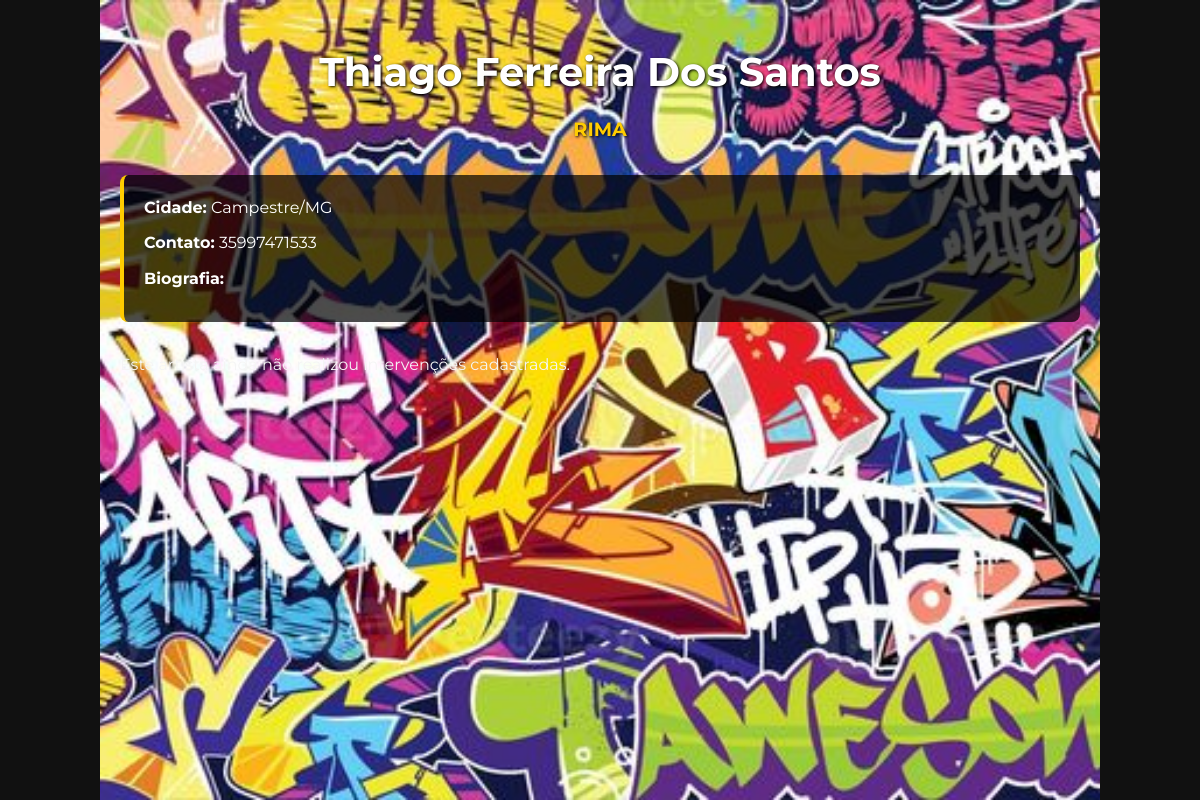
/artista/3/, run on the app's committed database.
### biblioteca/models.py (models this page shows, shortened)
class ArtistaDeRua(models.Model):
    nome = models.CharField(max_length=100)
    estilo = models.ForeignKey(EstiloArte, on_delete=models.CASCADE)
    cidade = models.ForeignKey(Cidade, on_delete=models.CASCADE)
    contato = models.CharField(max_length=100, blank=True)
    redes_sociais = models.CharField(max_length=200, blank=True)
    biografia = models.TextField(blank=True)

class EstiloArte(models.Model):
    nome = models.CharField(max_length=100)

class Cidade(models.Model):
    nome = models.CharField(max_length=100)
    uf = models.CharField(max_length=2)
    def __str__(self):
        return f"{self.nome}/{self.uf}"

### biblioteca/views.py (the view)
# urls.py: path('artista/<int:pk>/', views.perfil_artista, name='perfil_artista'),  # ← aqui tá o ajuste
def perfil_artista(request, pk):
    artista = get_object_or_404(ArtistaDeRua, pk=pk)
    intervencoes = IntervencaoArtistica.objects.filter(artista=artista, visivel=True)
    return render(request, 'biblioteca/perfil_artista.html', {
        'artista': artista,
        'intervencoes': intervencoes
    })

### biblioteca/templates/biblioteca/perfil_artista.html (shortened to what this page needs)
{% extends 'biblioteca/base.html' %}
{% load static %}
{% block content %}
<main class="perfil-container">
  <div class="banner-perfil">
    <h2>{{ artista.nome }}</h2>
    <p class="estilo">{{ artista.estilo.nome }}</p>
  </div>
  <div class="perfil-info">
    <p><strong>Cidade:</strong> {{ artista.cidade }}</p>
    <p><strong>Contato:</strong> {{ artista.contato }}</p>
    <p><strong>Biografia:</strong> {{ artista.descricao }}</p>
  </div>
  {% if artista.intervencao_set.all %}
    <div class="intervencoes">
      <h3>Intervenções Recentes</h3>
      <ul>
        {% for intervencao in artista.intervencao_set.all %}
          <li>
            <strong>{{ intervencao.titulo }}</strong> — {{ intervencao.data }}
            <p>{{ intervencao.descricao }}</p>
          </li>
        {% endfor %}
      </ul>
    </div>
    <div class="voltar">
      <a href="javascript:history.back()" class="botao">← Voltar</a>
    </div>
  {% else %}
    <p class="text-light">Este artista ainda não realizou intervenções cadastradas.</p>
  {% endif %}
</main>
{% endblock %}

### biblioteca/static/cssbase/style.css (style rules this page uses)
* { margin: 0; padding: 0; box-sizing: border-box; }
body { font-family: 'Montserrat', sans-serif; background-color: #111; color: #f5f5f5; line-height: 1.6; }
main { max-width: 1000px; margin: 0 auto; padding: 20px; }
.perfil-container { background-image: url('/static/imagens/banner_arte_urbana.jpg'); background-size: cover; background-position: center; background-attachment: fixed; padding: 40px 20px; min-height: 100vh; }
.banner-perfil { text-align: center; margin-bottom: 30px; color: #fff; text-shadow: 1px 1px 3px #000; }
.banner-perfil h2 { font-size: 2.5em; margin-bottom: 10px; }
.banner-perfil .estilo { font-size: 1.2em; font-weight: bold; color: #ffcc00; }
.perfil-info, .intervencoes { background-color: rgba(0, 0, 0, 0.7); padding: 20px; border-radius: 8px; margin-bottom: 30px; border-left: 4px solid #ffcc00; color: #fff; }
.perfil-info p { margin-bottom: 10px; }

### data on the page
ArtistaDeRua: nome "Thiago Ferreira Dos Santos", estilo.nome "RIMA", cidade "Campestre/MG", contato "35997471533"
